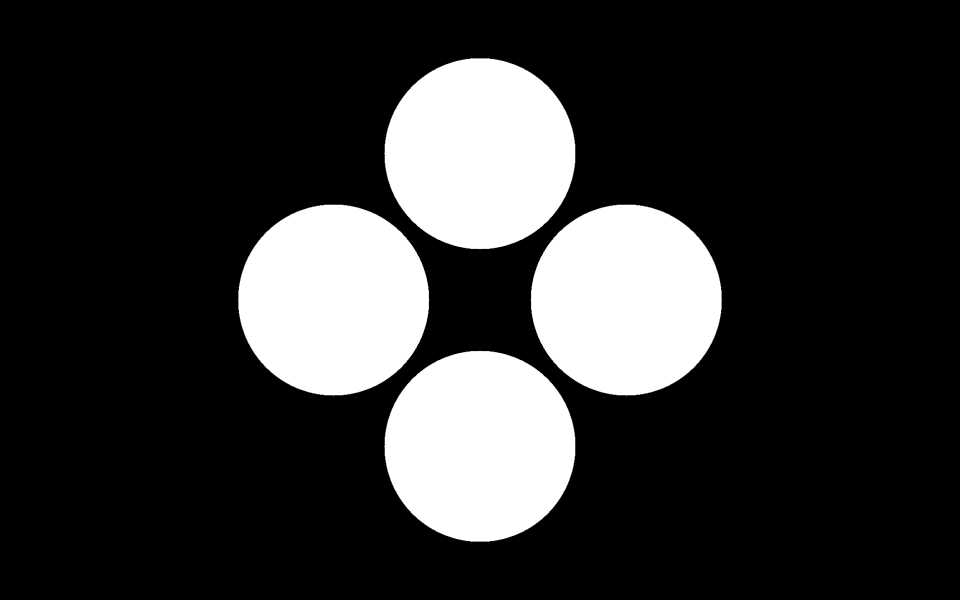
#> input picture 100000.tif, 1920 x 1200 px (shown at 1/2 size)
$ jupyter execute --allow-errors gabor_filter_model_mouseV1.ipynb   (older library calls are emulated)
#> lines starting #> are read from the running program, lines starting #| are printed output that depends on the picture
[cell 1]
# chatgpt prompt: "code up a gabor filter bank model of mouse primary visual cortex in python"

#cv2.getGaborKernel(ksize, sigma, theta, lambd, gamma, psi=0, ktype=cv2.CV_32F)
# Parameters:
# ksize: It is the size of the filter kernel (width, height) in pixels. This can be a tuple or a single integer value.
# sigma: (receptive field size) Standard deviation of the Gaussian envelope.
# theta: (orientation tuning) Orientation of the filter in degrees.
# lambd: (spatial frequency) Wavelength of the sinusoidal factor.
# gamma: Spatial aspect ratio (ellipticity) of the filter.
# psi: (phase) Phase offset of the filter in degrees. This is an optional parameter and its default value is 0.
# ktype:  Data type of the filter coefficients. This is an optional parameter and its default value is cv2.CV_32F, which represents a 32-bit floating-point data type.

# useful links: https://stackoverflow.com/questions/30071474/opencv-getgaborkernel-parameters-for-filter-bank
# https://medium.com/@anuj_shah/through-the-eyes-of-gabor-filter-17d1fdb3ac97
# https://cvtuts.wordpress.com/

# ksize: On varying ksize, the size of the convolution kernel varies. In the code above we modify the parameter ksize,
# while keeping the kernel square and of an odd size.
# We observe that there is no effect of the size of the convolution kernel on the output image.
# This also implies that the convolution kernel is scale invariant, since scaling the kernel’s size is analogous to scaling the size of the image.

[cell 2]
import matplotlib.pyplot as plt
import numpy as np
import cv2
import time
import os
import glob
from scipy.io import savemat

imscale = 0.25 # SCALE IMAGE DOWN TO 1/4 ON EITHER AXIS TO REDUCE COMPUTATION TIME
wcfg0_blank = cv2.resize(cv2.imread('100000.tif', cv2.IMREAD_GRAYSCALE), (0,0),fx = imscale, fy = imscale)
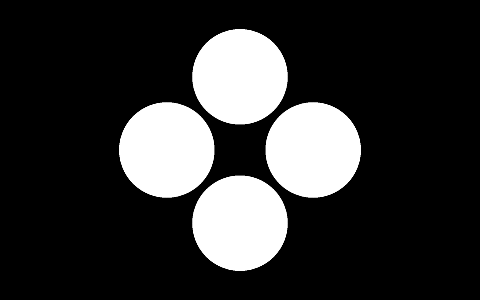
#> wcfg0_blank: shape (300, 480); min 0, max 255, mean 50.7
print(wcfg0_blank.shape)
#| (300, 480)

plt.plot(wcfg0_blank[int(wcfg0_blank.shape[0]/2),:])
plt.show()
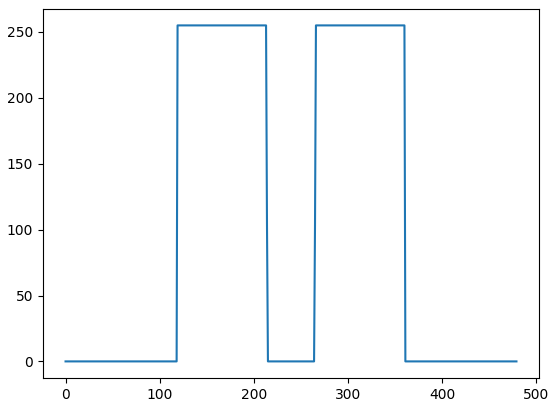
#> figure drawn by matplotlib, 1 panel; curve peaks at x = 119, y = 255

horzmidlinecumsum = np.cumsum((wcfg0_blank[int(wcfg0_blank.shape[0]/2),:])>128)
#> horzmidlinecumsum = 480 values from 0 to 190
npix16deg = np.count_nonzero(horzmidlinecumsum==horzmidlinecumsum[int(wcfg0_blank.shape[1]/2)])
#> npix16deg = 53
npix10deg = np.round(npix16deg*10/16).astype(int)
#> npix10deg = 33
print(npix16deg, npix10deg) # 53, 33
#| 53 33

# impath = 'C:\\Users\\USER\\GitHub\\Analyze_IC_OpenScope_v240130\\visICtxiwcfg1'
# impath = 'GitHub\\Analyze_IC_OpenScope_v240130\\visICtxiwcfg1\\'
# wcfg1_imageset = glob.glob('C:\\Users\\USER\\GitHub\\Analyze_IC_OpenScope_v240130\\visICtxiwcfg1\\*.tif', recursive=True)

impath = '/Users/hyeyoung/Documents/CODE/Display_IC/visOpenScope/visICtxiwcfg1/'
wcfg1_imageset = glob.glob('/Users/hyeyoung/Documents/CODE/Display_IC/visOpenScope/visICtxiwcfg1/*.tif', recursive=True)

[cell 3]
# CODE TO TEST GABOR KERNEL AND FILTERED IMAGE

# if filter size is sufficiently big, rf_size does not make a difference
# if rf_size is equal to or larger than filter size, rf_size does not make a difference on filtered image
# filter size should be the same as lambd (wavelength) to have one cycle show up
# when rf_size is too small relative to lamd, orientation selectivity is lost (circular on field)

# in gabor filter, lambda determines the distance between on and off subfields of a simple cell.
# it is more appropriate to interpret this as receptive field size rather than preferred spatial frequency
# although, according to Fig 11 of Niell & Stryker 2008, these two are related
rf_size = np.floor(2*npix16deg).astype(int)
#> rf_size = 106
theta = 0 # preferred orientation
phase = 0 # preferred phase
lambd = (rf_size/10)/0.08 # (pix per deg)/(cycles per deg) = pix per cycle
#> lambd = 132.5
filter_size = rf_size
#> filter_size = 106

num_phase = 2  # Number of phases v0 36
kernels=[]
for phase in np.arange(0, 2*np.pi, 2*np.pi/num_phase):
    sigma = rf_size / np.sqrt(2 * np.log(2)) # Convert FWHM to 2*sigma
    kernel = cv2.getGaborKernel((rf_size*2, rf_size*2), sigma, theta, lambd, 1, phase)
    kernels.append(kernel)

    plt.imshow(kernel)
    plt.clim([-1,1])
    plt.colorbar()
    plt.show()
#> this loop made 2 passes
#> sigma on passes 1 to 2: 90.03, 90.03
#> pass 1, `kernel = cv2.getGaborKernel((rf_size*2, rf_size*2), sigma, theta, lamb..`:
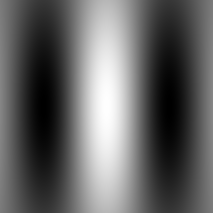
#> kernel: shape (213, 213) float64; min -0.774, max 1, mean -0.0801; drawn with min black and max white
#> pass 1, `plt.show()`:
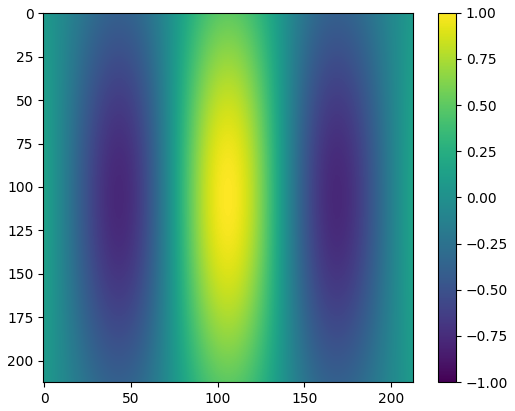
#> figure drawn by matplotlib, 2 panels
#> pass 2, `kernel = cv2.getGaborKernel((rf_size*2, rf_size*2), sigma, theta, lamb..`:
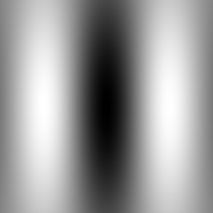
#> kernel: shape (213, 213) float64; min -1, max 0.774, mean 0.0801; drawn with min black and max white
#> pass 2, `plt.show()`:
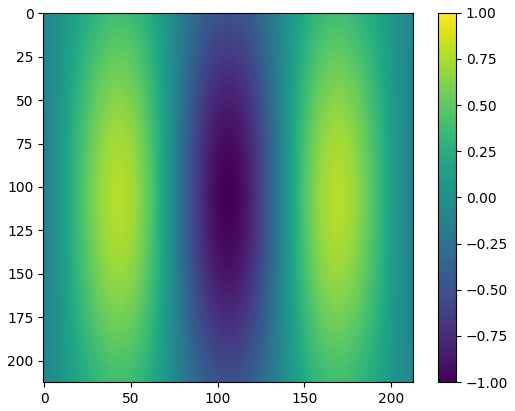
#> figure drawn by matplotlib, 2 panels
#> after the loop, kernels = 2 items


# [6 lines of commented-out code are left out]

[cell 4]
def gabor_filter_bank(num_ori, num_phase, spatial_frequency, receptive_field_size):
    filters = []
    for theta in np.arange(0, np.pi, np.pi/num_ori):
        for phase in np.arange(0, 2*np.pi, 2*np.pi/num_phase):
            for lambd in spatial_frequency:  # Adjust range for desired spatial frequency
                for rf_size in receptive_field_size:
                    sigma = rf_size / np.sqrt(2 * np.log(2))  # Convert FWHM to sigma
                    kernel = cv2.getGaborKernel((rf_size*2, rf_size*2), sigma, theta, lambd, 1, phase)
                    filters.append(kernel)
    return filters

def apply_filter_bank(image, filters):
    responses = []
    for filter in filters:
        filtered_img = cv2.filter2D(image, cv2.CV_8UC3, filter)
        responses.append(filtered_img)
    return responses

tic = time.time()
# SCALE IMAGE DOWN TO 1/4 ON EITHER AXIS TO REDUCE COMPUTATION TIME
num_ori = 4  # Number of orientations 40-500: 0.35 resolution according to stringer, 4.8 resolution according to rumyantsev, 4.6 resolution according to behavior paper
num_phase = 1  # Number of phases v0 36
spatial_frequency = [lambd] # (pix per deg)/(cycles per deg) = pix per cycle  # lambda values
#> spatial_frequency = [132.5]
receptive_field_size = [rf_size]  # Receptive field sizes: 128 pixels=10 degrees, 205 pixels = 16 degrees
#> receptive_field_size = [106]

filters = gabor_filter_bank(num_ori, num_phase, spatial_frequency, receptive_field_size) # 1.6s for 6480 filters
#> filters = 4 items
print(time.time() - tic)

[cell 5]
# total time ~6min
tic = time.time()
allresps = []
flatresp =[]
for filename in wcfg1_imageset:
    image = cv2.resize(cv2.imread(filename, cv2.IMREAD_GRAYSCALE), (0,0),fx = 1, fy = 1)
    responses = apply_filter_bank(image, filters) # 16s for 6480 filters
    plt.figure()
    plt.imshow(np.mean(np.array(responses).astype(float),0))

#> (a cell that did not finish here is left out)

[cell 7]
# total time ~6min
tic = time.time()
allresps = []
flatresp =[]
for filename in wcfg1_imageset:
    image = cv2.resize(cv2.imread(filename, cv2.IMREAD_GRAYSCALE), (0,0),fx = imscale, fy = imscale)
    responses = apply_filter_bank(image, filters) # 16s for 6480 filters
    allresps.append(responses)
    tempflat = np.array(responses).flatten()
    flatresp.append(tempflat)
    print(time.time() - tic)

#> (a cell that did not finish here is left out)

[cell 9]
imlabel = []
for filename in wcfg1_imageset:
#     print(filename)
    tempimlab = filename.split('\\')[-1].split('.')[0][-4:]
    print(tempimlab)
    imlabel.append(tempimlab)

# print(len(wcfg1_imageset))

[cell 10]
tic = time.time()
allnormresps = []
for filename in wcfg1_imageset:
    image = cv2.resize(cv2.imread(filename, cv2.IMREAD_GRAYSCALE), (0,0),fx = imscale, fy = imscale)
    responses = apply_filter_bank(image/255.0, filters) # 16s for 6480 filters
    allnormresps.append(responses)
    print(time.time() - tic)

np.array_equal( np.array(allresps), np.array(allnormresps) )

# plt.imshow(image/255.0)
# plt.colorbar()
# plt.show()

#> (a cell that did not finish here is left out)

#> (a cell that did not finish here is left out)

#> (a cell that did not finish here is left out)

[cell 14]
cossimmat = np.zeros((len(wcfg1_imageset), len(wcfg1_imageset)))
tic = time.time()
for ii in np.arange(len(wcfg1_imageset)):
    for jj in np.arange(ii,len(wcfg1_imageset)):
        A = flatresp[ii].astype(float)
        B = flatresp[jj].astype(float)
        tempcossim = np.dot(A,B)/(np.linalg.norm(A)*np.linalg.norm(B))
        cossimmat[ii,jj] = tempcossim
        cossimmat[jj,ii] = tempcossim
    print(ii, jj, time.time() - tic) # 3.5s per image pair total 808s = 14min

[cell 15]
plt.imshow(cossimmat)
plt.xticks(ticks=np.arange(len(imlabel)), labels=imlabel, rotation=90)
plt.yticks(ticks=np.arange(len(imlabel)), labels=imlabel)
plt.colorbar()
plt.show()
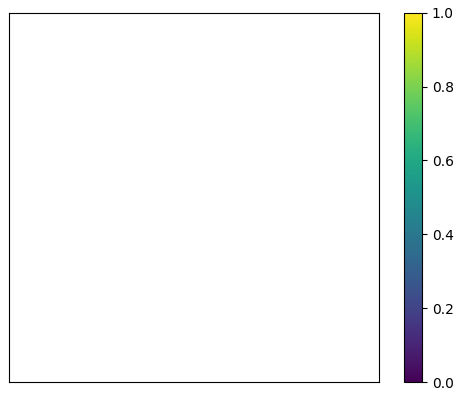
#> figure drawn by matplotlib, 2 panels

[cell 16]
traintrialtypes = ['0106', '0107', '0110', '0111']
REttrialtypes = ['1105', '1109']
xinds = np.isin(imlabel, traintrialtypes)
yinds = np.isin(imlabel, REttrialtypes)
print(cossimmat[yinds,:][:,xinds])

plt.imshow(cossimmat[yinds,:][:,xinds])
plt.xticks(ticks=np.arange(len(traintrialtypes)), labels=traintrialtypes, rotation=90)
plt.yticks(ticks=np.arange(len(REttrialtypes)), labels=REttrialtypes)
plt.colorbar()
plt.show()
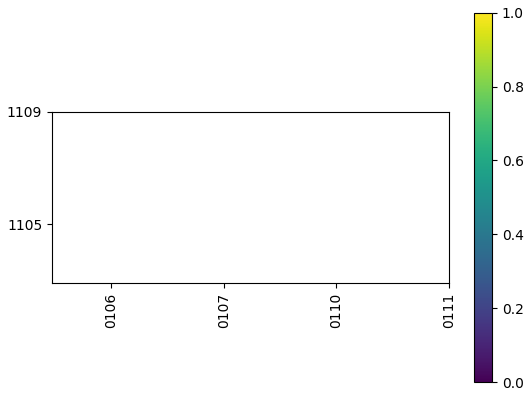
#> figure drawn by matplotlib, 2 panels

[cell 17]
matdict = {'imscale':imscale, 'num_ori':num_ori, 'num_phase':num_phase, 'spatial_frequency':spatial_frequency, 'receptive_field_size':receptive_field_size, 'imlabel':imlabel, 'cossimmat':cossimmat}
#> matdict = {'imscale': 0.25, 'num_ori': 4, 'num_phase': 1, 'spatial_frequency': [132.5], 'receptive_field_size': [106], 'imlabel': [], 'cossimmat': empty array}
matfn = 'C:\\Users\\USER\\GitHub\\Analyze_IC_OpenScope_v240130\\visICtxiwcfg1\\ICwcfg1_gaborfiltbank_cossimnorm'+str(rf_size)+'.mat'
print(matfn)
#| C:\Users\USER\GitHub\Analyze_IC_OpenScope_v240130\visICtxiwcfg1\ICwcfg1_gaborfiltbank_cossimnorm106.mat
savemat(matfn, matdict)

#> (a cell that did not finish here is left out)

[cell 19]
print(np.arange(0,num_phase,num_phase/2, dtype=int))

[cell 20]
imind = 1
#> (the rest of this cell did not finish here and is left out)

[cell 21]
(num_phase, num_ori, wcfg0_blank.shape[0], wcfg0_blank.shape[1])
#> Out = (1, 4, 300, 480)
# for theta in np.linspace(0, np.pi, num_ori):
#     for phase in np.linspace(0, 2*np.pi, num_phase):
